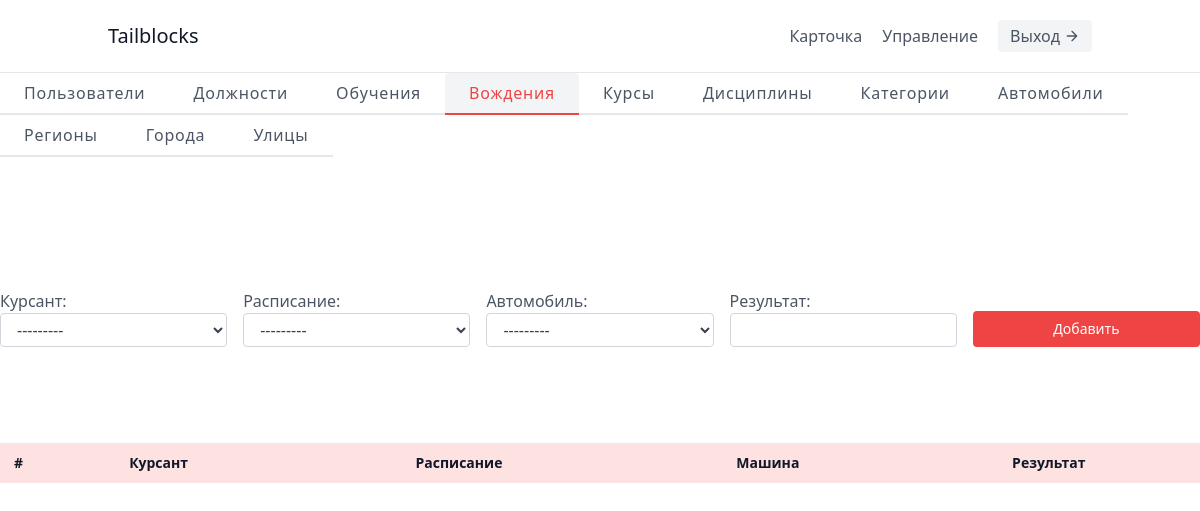
/control/driving/, run on an earlier commit of the app's database.
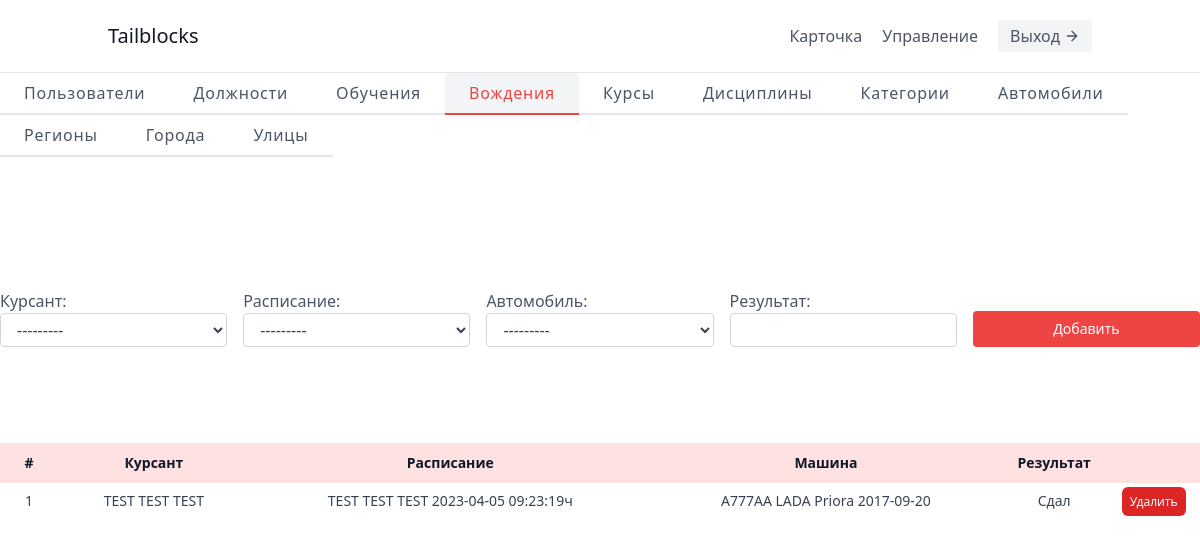
And on a later commit of the database.
### app/models.py (models this page shows, shortened)
class Driving(models.Model):
    id_cursant = models.ForeignKey(User, limit_choices_to={'is_cursant': 1}, on_delete=models.CASCADE, verbose_name='Курсант')
    id_schedule = models.ForeignKey(Schedule, on_delete=models.CASCADE, verbose_name='Расписание')
    id_car = models.ForeignKey(Car, on_delete=models.CASCADE, verbose_name='Автомобиль')
    result = models.CharField(max_length=255, verbose_name='Результат')
    class Meta:
        verbose_name = 'вождение'
        verbose_name_plural = 'вождения'

class User(AbstractUser):
    patronymic = models.CharField(blank=True, null=True, max_length=255, verbose_name='Отчество')
    date_of_birthday = models.DateField(blank=True, null=True, verbose_name='Дата рождения')
    passport_series = models.IntegerField(blank=True, null=True, verbose_name='Серия')
    passport_number = models.IntegerField(blank=True, null=True, verbose_name='Номер')
    date_references = models.DateField(blank=True, null=True, verbose_name='Дата выдачи')
    by_whom = models.CharField(blank=True, null=True, max_length=255, verbose_name='Кем выдан')
    id_region = models.ForeignKey(Region, on_delete=models.CASCADE, blank=True, null=True, verbose_name='Регион')
    id_city = models.ForeignKey(City, on_delete=models.CASCADE, blank=True, null=True, verbose_name='Город')
    id_street = models.ForeignKey(Street, on_delete=models.CASCADE, blank=True, null=True, verbose_name='Улица')
    house = models.CharField(blank=True, null=True, max_length=4, verbose_name='Дом')
    apartment = models.IntegerField(blank=True, null=True, verbose_name='Квартира')
    tel = models.CharField(blank=True, null=True, max_length=12, verbose_name='Телефон')
    status = models.CharField(max_length=255, blank=True, null=True, verbose_name='Статус')
    is_cursant = models.BooleanField(default=False, blank=True, verbose_name='Курсант')
    id_post = models.ForeignKey('Post', on_delete=models.CASCADE, blank=True, null=True, verbose_name='Должность')
    is_worker = models.BooleanField(default=False, blank=True, verbose_name='Сотрудник')
    class Meta:
        verbose_name = 'пользователь'
        verbose_name_plural = 'пользователи'
    def __str__(self):
        if self.last_name and self.first_name and self.patronymic:
            return '%s %s %s' % (self.last_name, self.first_name, self.patronymic)
        else:
            return self.username

class Schedule(models.Model):
    id_worker = models.ForeignKey(User,
                                  limit_choices_to={
                                      'is_worker': 1,
                                      'id_post': 2
                                  },
                                  on_delete=models.CASCADE,
                                  verbose_name='Сотрудник',
                                  related_name='Worker')
    id_cursant = models.ForeignKey(User, limit_choices_to={'is_cursant': 1}, on_delete=models.CASCADE, verbose_name='Курсант', related_name='Cursant')
    id_discipline = models.ForeignKey(Discipline, on_delete=models.CASCADE, verbose_name='Дисциплина')
    date_class = models.DateField(verbose_name='Дата занятия')
    time_class = models.TimeField(verbose_name='Время занятия')
    class Meta:
        verbose_name = 'расписание'
        verbose_name_plural = 'расписания'
    def __str__(self):
        return '%s %s %s' % (self.id_cursant, self.date_class, self.time_class)

class Car(models.Model):
    gos_number = models.CharField(max_length=8, verbose_name='Гос. номер')
    model = models.CharField(max_length=255, verbose_name='Модель')
    mark = models.CharField(max_length=255, verbose_name='Марка')
    date_release = models.DateField(verbose_name='Дата выпуска')
    class Meta:
        verbose_name = 'автомобиль'
        verbose_name_plural = 'автомобили'
    def __str__(self):
        return '%s %s %s %s' % (self.gos_number, self.model, self.mark, self.date_release)

### app/views.py (the view)
# urls.py: path('control/driving/', ControlView.drivingsControlPage, name='control-driving'),
    def drivingsControlPage(request):
        drivings = Driving.objects.all()
        form = WorkerPostDrivingForm(request.POST)
        return render(request, 'worker/control-driving.html', {'drivings': drivings, 'form': form})

### app/forms.py
class WorkerPostDrivingForm(forms.ModelForm):
    class Meta:
        model = Driving
        fields = '__all__'

### templates/worker/control-driving.html (shortened to what the changed rows need)
{% extends '../base.html' %} {% load static %}  {% block content %}
<main>
  <section class="text-gray-600 body-font">
    <div class="cotainer mx-auto flex flex-wrap flex-col">
      <table class="table-auto text-sm w-full max-w-7xl mx-auto rounded-lg">
        <thead class="text-gray-900 font-semibold bg-red-100">
          <tr>
            <th class="py-2.5 w-min">#</th>
            <th>Курсант</th>
            <th>Расписание</th>
            <th>Машина</th>
            <th>Результат</th>
            <th class="w-min"></th>
          </tr>
        </thead>
        <tbody class="text-gray-700 justify-between">
          {% for item in drivings %}
          <tr>
            <td class="py-2 px-4 text-center">{{item.id}}</td>
            <td class="py-2 px-4 text-center">{{item.id_cursant}}</td>
            <td class="py-2 px-4 text-center">{{item.id_schedule}}ч</td>
            <td class="py-2 px-4 text-center">{{item.id_car}}</td>
            <td class="py-2 px-4 text-center">{{item.result}}</td>
            <td class="py-2 text-center">
              <a
                class="px-2 py-1.5 rounded-md text-center text-xs bg-red-600 text-white hover:bg-red-700"
                href='{% url "remove-driving" item.id %}'
              >
                Удалить
              </a>
            </td>
          </tr>
          {% endfor %}
        </tbody>
      </table>
    </div>
  </section>
</main>
{% endblock content %}

What changed in the data, as far as the page shows it:
added Driving: id "1", id_cursant "TEST TEST TEST", id_schedule "TEST TEST TEST 2023-04-05 09:23:19", id_car "А777АА LADA Priora 2017-09-20", result "Сдал"
